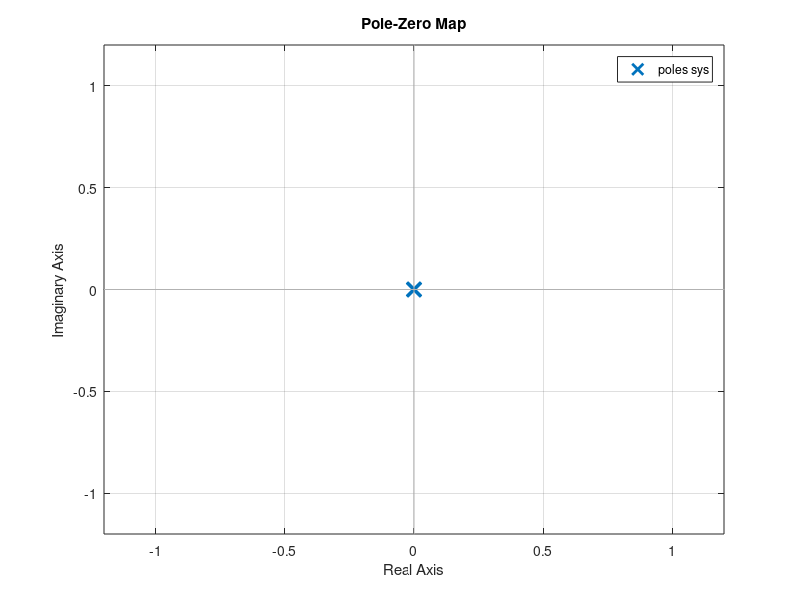
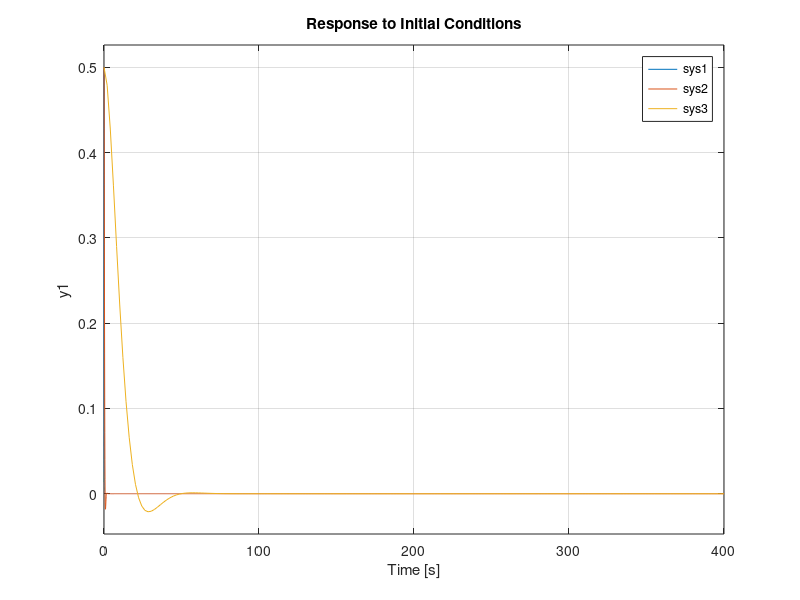
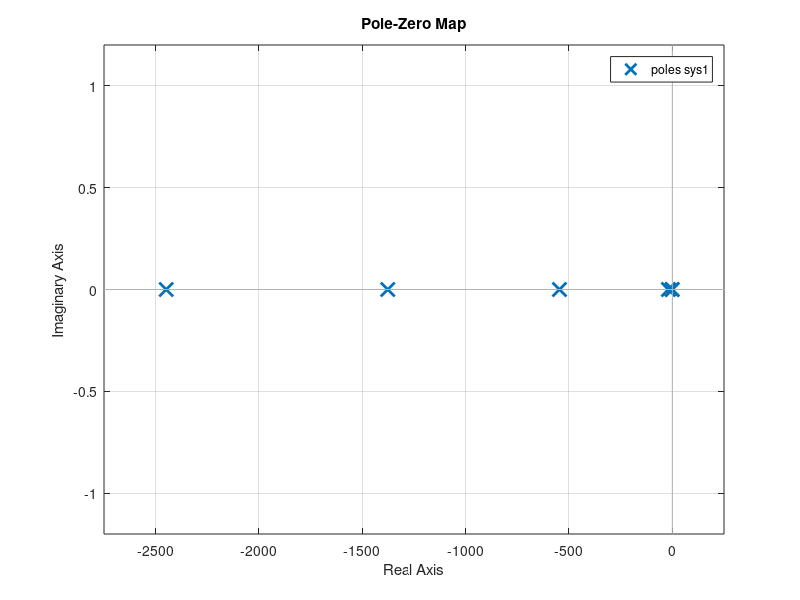
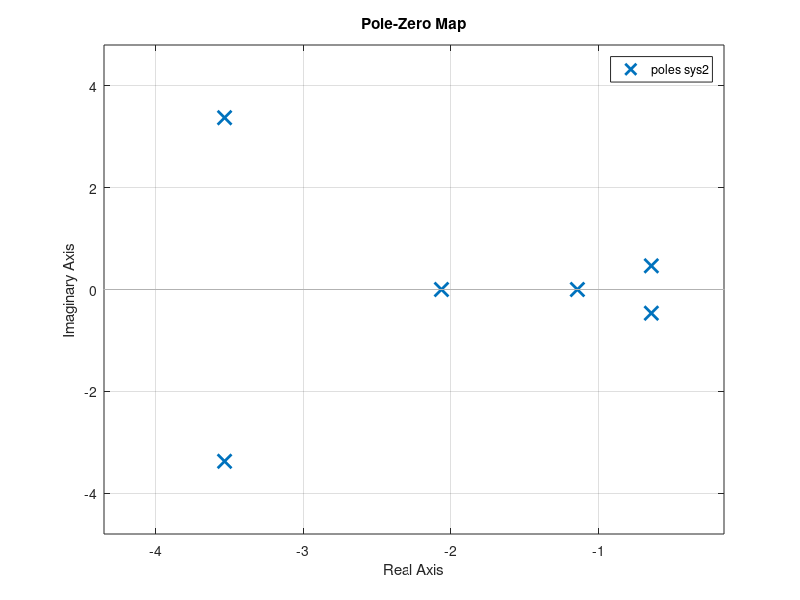

MATLAB code to generate these figures, in order:
%2.151 Project
%State Space Model of a Torque Controlled, Planar Robot With 3 DOFs and
%Series Elastic Actuators
clear all,clc, close all


%Model neglecting Series Elastic Actuators
%Open Loop
CIM =[11.3011 1.1257 2.3917;
    1.1257 6.1354 0.2495;
    2.3917 0.2495 1.1338];

%Damping. For now, set to zero.
Damping=[0 0 0;
    0 0 0;
    0 0 0];

jj =[-0.3199 -0.0883 -0.2295;
    0.3004 -0.3639 0.0017;
    0 0 1.0000];


A1=[zeros(3) eye(3);
    zeros(3) -inv(CIM)*Damping];

B1=[zeros(3);
    inv(CIM)*inv(jj')];

C1=[1 0 0 0 0 0];

D1=[0];

figure
sys = ss(A1,B1,C1,D1);
pzmap(sys)
zpk(sys)

l1=0.438809; %m link length 1
l2=0.37442; %m link length 2
l3=0.229525; %m link length 3




Q = eye(6);
Q(1,1) = 1/(l1/2+l2/2+l3/2)^2;
Q(2,2)=1e-2;
Q(3,3)=1e-2;
Q(4,4)=1e-2;
Q(5,5)=1e-2;
Q(6,6)=1e-2;


p1 = 1e-6;  %cheap
p2=1; %equal weight
p3 = 1e6; %expensive

R = eye(3);

R(1,1) = 1/(50^2);
R(2,2) = 1/(15^2);
R(3,3) = 1/(15^2);

R1 =p1*R;
R2 = p2*R;
R3 = p3*R;

[K1,S1,e1] = lqr(A1,B1,Q,R1);
[K2,S2,e2] = lqr(A1,B1,Q,R2);
[K3,S3,e3] = lqr(A1,B1,Q,R3);

Ac1 = A1-B1*K1;
Ac2 = A1-B1*K2;
Ac3 = A1-B1*K3;

sys1 = ss(Ac1,B1,C1,D1);
sys2 = ss(Ac2,B1,C1,D1);
sys3 = ss(Ac3,B1,C1,D1);

x0=[0.5 0 0 0 0 0];
figure
initial(sys1,sys2, sys3,x0)


% sys1=ss(A1,B1(:,2),C1,D1);
% 
% figure
% bode(sys1)
% 
% % [NUM,DEM]=ss2tf(A1,B1(:,1),C1,D1);
% % figure
% % bode(NUM,DEM)
% 
% x0=[0 1 0 0 0 0];
% figure
% initial(sys1,x0)
figure
% step(sys1)
pzmap(sys1)
zpk(sys1)
figure
% step(sys1)
pzmap(sys2)
zpk(sys2)
figure
% step(sys1)
pzmap(sys3)
zpk(sys3)



%%
% %Closed Loop
% 
% jj =[-0.3199 -0.0883 -0.2295;
%     0.3004 -0.3639 0.0017;
%     0 0 1.0000];
% 
% K=[100 0 0;
%     0 100 0;
%     0 0 0];
% 
% B=[1 0 0;
%     0 1 0;
%     0 0 1];
% 
% A2=[zeros(3) eye(3);
%     -inv(CIM)*K -inv(CIM)*(Damping+B)];
% 
% B2=[zeros(3);
%     inv(CIM)*K];
% 
% C2=[-jj'*K -jj'*B];
% 
% D2=[jj'*K];


% sys3=ss(A2,B2(:,2),C1,D1);
% 
% figure
% bode(sys3)
% 
% x0=[0 0.0254 0 0 0 0];
% figure
% initial(sys3,x0)
% figure
% step(sys3)
% pzmap(sys3)
% zpk(sys3)

% x0=[0.0254 0 0 0 0 0];
% figure
% initial(sys2,x0)
% figure
% step(sys2)
% pzmap(sys2)
% zpk(sys2)



%%
% 
% 
% %Stiffness of joints
% Ksea=[843 0 0;
%     0 843 0;
%     0 0 250];
% 
% 
% E=[0 0 0;
%     0 0 0;
%     0 0 0];
% 
% %Inertia due to the motors
% Ir=[Ir1 0 0;
%     0 Ir2 0;
%     0 0 Ir3];
% 
% A3=[Z eye(3) Z Z;
%     -inv(JSIM)*Ksea -inv(JSIM)*E inv(JSIM)*Ksea Z;
%     Z Z Z eye(3);
%     inv(Ir)*Ksea Z -inv(Ir)*Ksea -inv(Ir)*D];
% 
% B3=[Z;Z;Z;inv(Ir)];